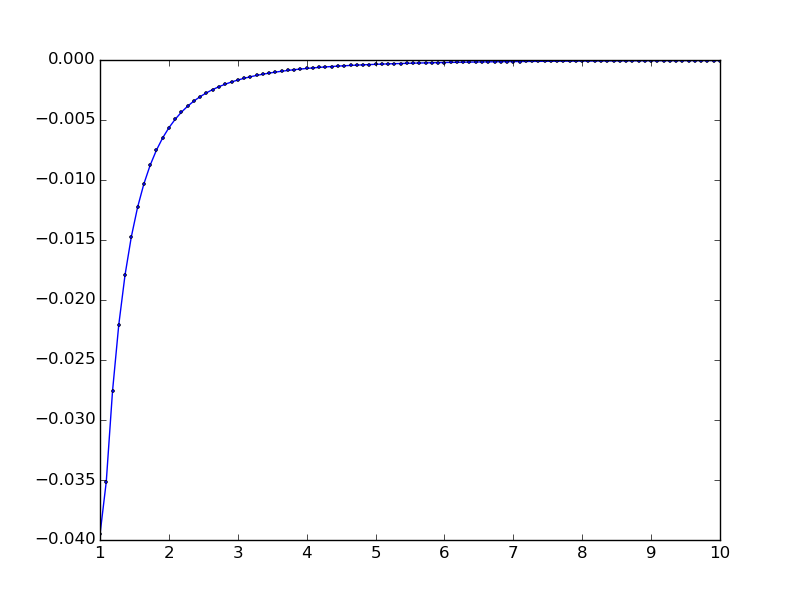

This figure's Python source:
import disk_structure
import numpy as np
import matplotlib.pyplot as plt

d = disk_structure.disk(p=1,R0=3.0)
print d.sigma_type

#print d.evaluate_sigma(1.0,10.0)

Rin,Rout = 1.0, 10.0
Nvals = 100
scale='log'
scale='linear'
#rvals = np.logspace(np.log10(Rin),np.log10(Rout),Nvals)
rvals = np.linspace(Rin,Rout,Nvals)
p=d.evaluate_pressure(Rin,Rout,Nvals=Nvals,scale=scale)
dpdR= d.evaluate_pressure_gradient(Rin,Rout,Nvals=Nvals,scale=scale)

plt.plot(rvals,dpdR,'bo',ls='-',ms=2.0)
#plt.plot(rvals,p,'bo',ls='-',ms=2.0)
plt.savefig("test.png")
plt.show()

